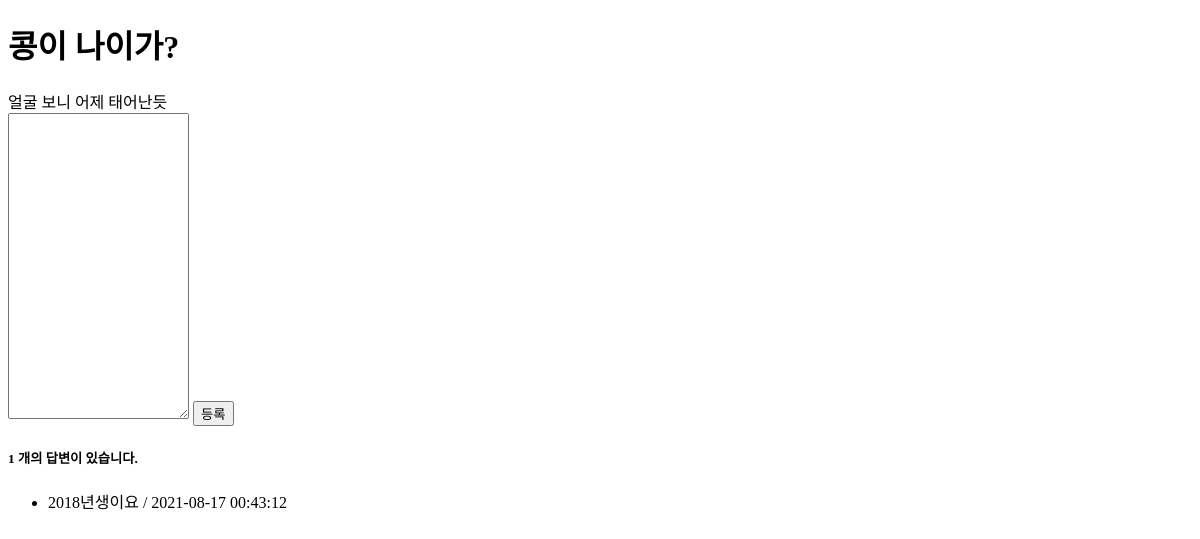
Before: /question/detail/2/ with the older database file.
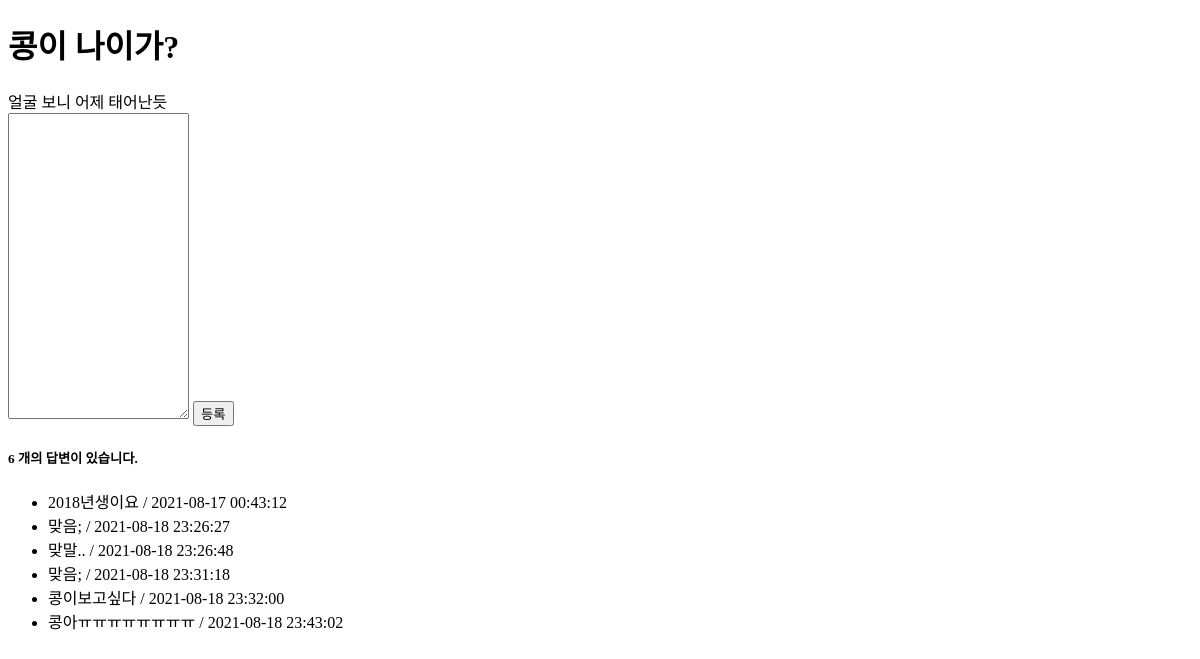
After: the same page with the newer database file.
### pybo/models.py (models this page shows)
class Question(db.Model):
    id = db.Column(db.Integer, primary_key = True)
    subject = db.Column(db.String(200), nullable = False)
    content = db.Column(db.Text(), nullable = False)
    create_date = db.Column(db.DateTime(), nullable = False)

class Answer(db.Model):
    id = db.Column(db.Integer, primary_key=True)
    question_id = db.Column(db.Integer, db.ForeignKey('question.id', ondelete='CASCADE'))
    question = db.relationship('Question', backref=db.backref('answer_set', cascade='all, delete-orphan' ))
    content = db.Column(db.Text(), nullable=False)
    create_date = db.Column(db.DateTime(), nullable=False)

### pybo/views/question_views.py (the view)
@bp.route('/detail/<int:question_id>/')
def detail(question_id):
    question = Question.query.get_or_404(question_id)
    return render_template('question/question_detail.html', question=question)

### pybo/templates/question/question_detail.html (shortened to what this page needs)
<!DOCTYPE html>
<html lang="en">
<head>
</head>
<body>
<h1> {{ question.subject }} </h1>
<div>
    {{ question.content }}
</div>
<form action="{{ url_for('answer.create', question_id=question.id) }}" method="post">
    <textarea name="content" id="content" rows="20"></textarea>
    <button type="submit" value="등록">등록</button>
</form>
<div>
    {% if question.answer_set != null %}
    <h5> {{ question.answer_set|length }} 개의 답변이 있습니다. </h5>
    <ul>
        {% for answer in question.answer_set %}
        <li>{{ answer.content }} / {{ answer.create_date.strftime('%Y-%m-%d %H:%M:%S') }} </li>
        {% endfor %}
    </ul>
    {% endif %}
</div>
</body>
</html>

Changed rows visible on the page:
added Answer: content "맞음;", create_date "2021-08-18 23:26:27"
added Answer: content "맞말..", create_date "2021-08-18 23:26:48"
added Answer: content "맞음;", create_date "2021-08-18 23:31:18"
added Answer: content "콩이보고싶다", create_date "2021-08-18 23:32:00"
added Answer: content "콩아ㅠㅠㅠㅠㅠㅠㅠㅠ", create_date "2021-08-18 23:43:02"
Other visible differences:
{{ question.answer_set|length }}: "1" → "6"
